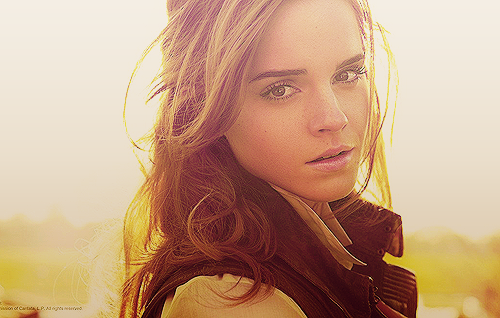
#> input picture emma.png, 500 x 318 px
$ python img_fft.py   (older library calls are emulated)
#> lines starting #> are read from the running program, lines starting #| are printed output that depends on the picture; pictures that were not available may be replaced by others from this repository, and a replacement may not be noted
import cv2
import numpy as np
from skimage import data, img_as_float
from skimage.measure import compare_ssim as ssim

def similarity_index(image1, image2):
#> called with image1 = 'emma.png', image2 = 'emma_enc.png'
    im1 = cv2.imread(image1, 0)
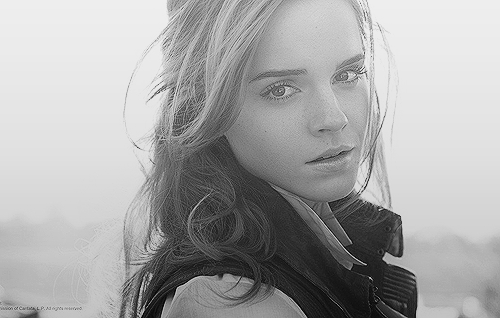
#> im1: shape (318, 500); min 2, max 238, mean 168
    im2 = cv2.imread(image2, 0)
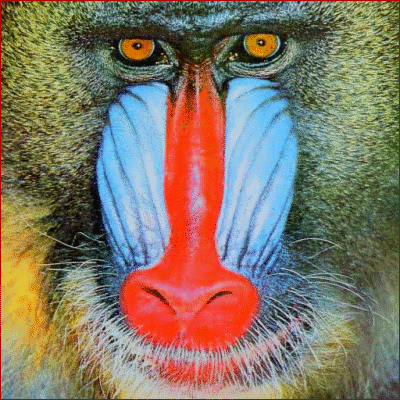
#> input picture baboon.png, 400 x 400 px, given in place of emma_enc.png, which was not available
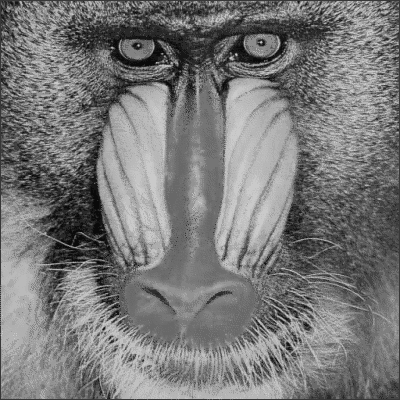
#> im2: shape (400, 400); min 10, max 202, mean 121
    # [4 lines of commented-out code are left out]
#> (the run stopped early here; a loop or call above may not have finished)
